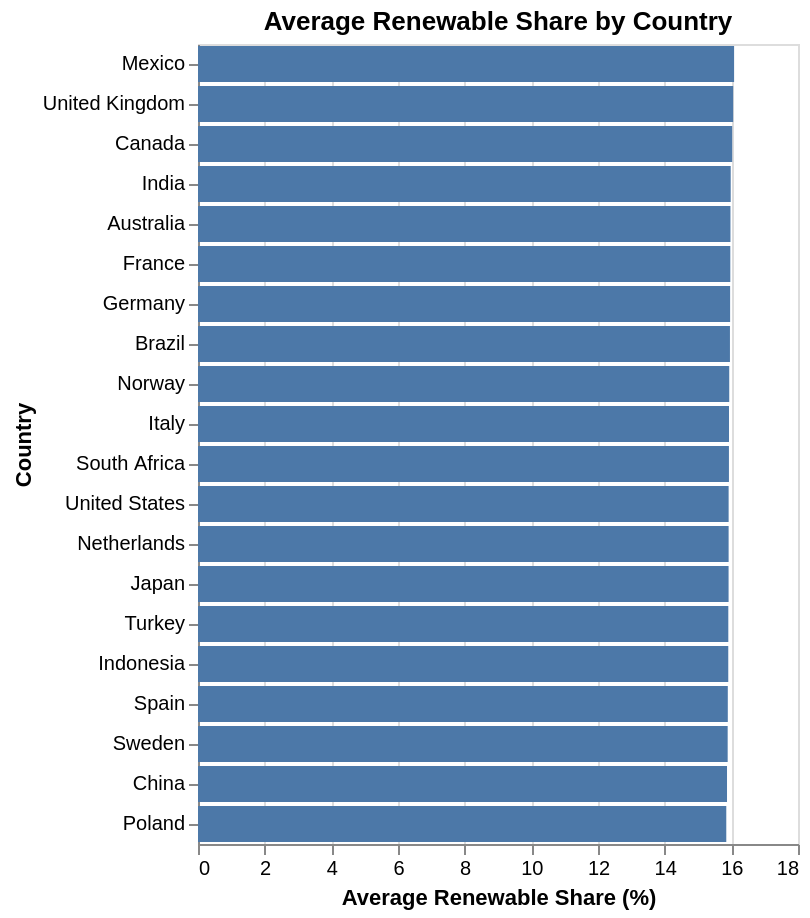

The cell this chart's notebook holds for it:
### Code cell
# Create a chart to show Average renewable share

chart_renewable = alt.Chart(country_averages).mark_bar().encode(
    x=alt.X('renewable_share:Q', title='Average Renewable Share (%)'),
    y=alt.Y('country:N', title='Country', sort='-x'),
    tooltip=[
        alt.Tooltip('country:N', title='Country'),
        alt.Tooltip('renewable_share:Q', title='Avg. Share (%)', format='.1f')
    ]
).properties(
    title='Average Renewable Share by Country'
).interactive()

chart_renewable.save('barchart_renewable_share.json')

chart_renewable

### Figure 1 — Vega-Lite specification as saved in the notebook (floating-point values rounded to 4 significant figures)
{"config": {"view": {"continuousWidth": 300, "continuousHeight": 300}}, "data": {"name": "data-763bcb0425cc84b13c532250f9cf3bbd"}, "mark": {"type": "bar"}, "encoding": {"tooltip": [{"field": "country", "title": "Country", "type": "nominal"}, {"field": "renewable_share", "format": ".1f", "title": "Avg. Share (%)", "type": "quantitative"}], "x": {"field": "renewable_share", "title": "Average Renewable Share (%)", "type": "quantitative"}, "y": {"field": "country", "sort": "-x", "title": "Country", "type": "nominal"}}, "params": [{"name": "param_1e9efca18e7a2868", "select": {"type": "interval", "encodings": ["x", "y"]}, "bind": "scales"}], "title": "Average Renewable Share by Country", "$schema": "https://vega.github.io/schema/vega-lite/v6.4.1.json", "datasets": {"data-763bcb0425cc84b13c532250f9cf3bbd": [{"country": "Australia", "avg_temperature": 23.38, "energy_consumption": 7240.0, "renewable_share": 15.97, "co2_emission": 454.4}, {"country": "Brazil", "avg_temperature": 10.5, "energy_consumption": 7309.0, "renewable_share": 15.96, "co2_emission": 440.9}, {"country": "Canada", "avg_temperature": 16.42, "energy_consumption": 7220.0, "renewable_share": 16.03, "co2_emission": 445.3}, {"country": "China", "avg_temperature": 15.8, "energy_consumption": 7308.0, "renewable_share": 15.87, "co2_emission": 449.0}, {"country": "France", "avg_temperature": 10.39, "energy_consumption": 7302.0, "renewable_share": 15.97, "co2_emission": 448.7}, {"country": "Germany", "avg_temperature": 22.44, "energy_consumption": 7436.0, "renewable_share": 15.96, "co2_emission": 449.4}, {"country": "India", "avg_temperature": 5.227, "energy_consumption": 7353.0, "renewable_share": 15.98, "co2_emission": 445.7}, {"country": "Indonesia", "avg_temperature": 10.86, "energy_consumption": 7401.0, "renewable_share": 15.91, "co2_emission": 437.8}, {"country": "Italy", "avg_temperature": 20.5, "energy_consumption": 7204.0, "renewable_share": 15.93, "co2_emission": 442.6}, {"country": "Japan", "avg_temperature": 23.67, "energy_consumption": 7261.0, "renewable_share": 15.92, "co2_emission": 449.5}, {"country": "Mexico", "avg_temperature": 16.57, "energy_consumption": 7405.0, "renewable_share": 16.08, "co2_emission": 449.8}, {"country": "Netherlands", "avg_temperature": 18.98, "energy_consumption": 7287.0, "renewable_share": 15.92, "co2_emission": 446.4}, {"country": "Norway", "avg_temperature": 8.958, "energy_consumption": 7257.0, "renewable_share": 15.94, "co2_emission": 447.8}, {"country": "Poland", "avg_temperature": 13.16, "energy_consumption": 7277.0, "renewable_share": 15.85, "co2_emission": 446.1}, {"country": "South Africa", "avg_temperature": 5.575, "energy_consumption": 7276.0, "renewable_share": 15.93, "co2_emission": 449.4}, {"country": "Spain", "avg_temperature": 15.84, "energy_consumption": 7138.0, "renewable_share": 15.89, "co2_emission": 446.9}, {"country": "Sweden", "avg_temperature": 9.082, "energy_consumption": 7239.0, "renewable_share": 15.89, "co2_emission": 443.9}, {"country": "Turkey", "avg_temperature": 8.358, "energy_consumption": 7342.0, "renewable_share": 15.91, "co2_emission": 432.3}, {"country": "United Kingdom", "avg_temperature": 8.831, "energy_consumption": 7279.0, "renewable_share": 16.05, "co2_emission": 442.9}, {"country": "United States", "avg_temperature": 7.09, "energy_consumption": 7385.0, "renewable_share": 15.92, "co2_emission": 447.6}]}}
